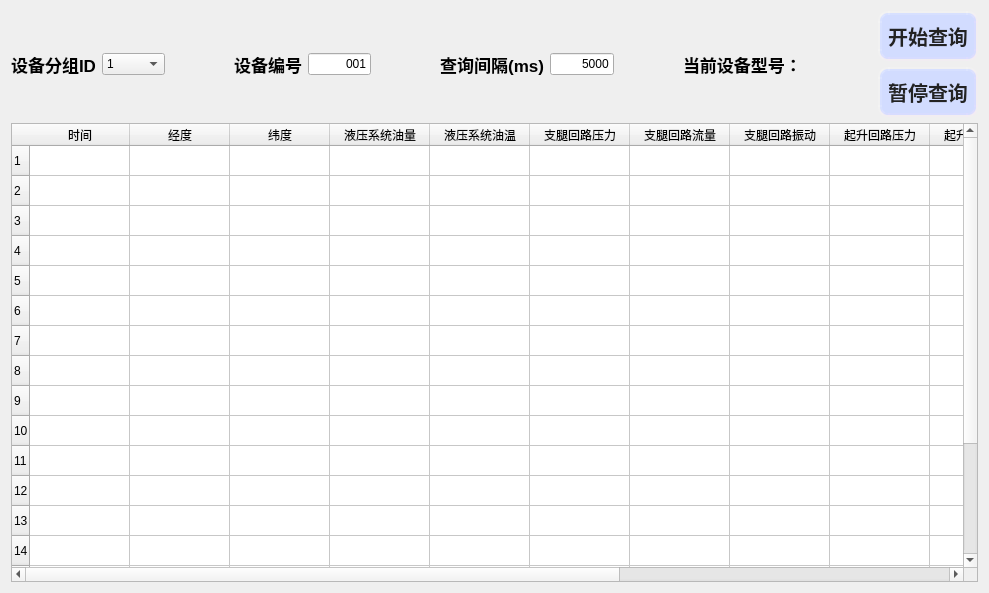
<?xml version="1.0" encoding="UTF-8"?>
<ui version="4.0">
 <class>RealTimeDataWidget</class>
 <widget class="QWidget" name="RealTimeDataWidget">
  <property name="geometry">
   <rect>
    <x>0</x>
    <y>0</y>
    <width>989</width>
    <height>593</height>
   </rect>
  </property>
  <property name="windowTitle">
   <string>实时数据查看</string>
  </property>
  <property name="styleSheet">
   <string notr="true">QPushButton{
/*背景色*/
	background-color: rgb(210, 220, 255);
/*边框样式*/
border-style: outset;
/*边框宽度为4像素*/
border-width: 4px;
/*边框圆角半径*/
border-radius: 10px;
/*边框颜色*/
border-color: rgba(255, 225, 255, 30);
/*字体*/
font: bold 20px;
/*字体颜色*/
color: rgb(35, 35, 35);
/*填衬*/
padding: 6px;
}

QPushButton:disabled{
background-color: rgba(211, 211, 211, 180);
color: rgba(39, 39, 39, 100);
}

/*鼠标悬停在按钮上时*/
QPushButton:hover{
	background-color: rgb(102, 102, 255,200);
border-color: rgba(255, 225, 255, 200);
color:rgba(0, 0, 0, 200);
}

/*按钮被按下时*/
QPushButton:pressed {
background-color: rgba(102, 102, 255, 200);
border-color: rgba(255, 225, 255, 30);
border-style: inset;
color:rgba(0, 0, 0, 100);
}

/*********标签*************/
QLabel{
	font: bold 17px;
}
</string>
  </property>
  <layout class="QGridLayout" name="gridLayout">
   <item row="0" column="0">
    <layout class="QHBoxLayout" name="horizontalLayout" stretch="1,1,1,1,1,1,1,1,1,3,1">
     <item>
      <widget class="QLabel" name="label_gid">
       <property name="text">
        <string>设备分组ID</string>
       </property>
       <property name="alignment">
        <set>Qt::AlignRight|Qt::AlignTrailing|Qt::AlignVCenter</set>
       </property>
       <property name="buddy">
        <cstring>coBox_gid</cstring>
       </property>
      </widget>
     </item>
     <item>
      <widget class="QComboBox" name="coBox_gid">
       <item>
        <property name="text">
         <string>1</string>
        </property>
       </item>
       <item>
        <property name="text">
         <string>2</string>
        </property>
       </item>
      </widget>
     </item>
     <item>
      <spacer name="horizontalSpacer">
       <property name="orientation">
        <enum>Qt::Horizontal</enum>
       </property>
       <property name="sizeHint" stdset="0">
        <size>
         <width>40</width>
         <height>20</height>
        </size>
       </property>
      </spacer>
     </item>
     <item>
      <widget class="QLabel" name="label_id">
       <property name="text">
        <string>设备编号</string>
       </property>
       <property name="alignment">
        <set>Qt::AlignRight|Qt::AlignTrailing|Qt::AlignVCenter</set>
       </property>
       <property name="buddy">
        <cstring>lineE_id</cstring>
       </property>
      </widget>
     </item>
     <item>
      <widget class="QLineEdit" name="lineE_id">
       <property name="text">
        <string>001</string>
       </property>
       <property name="alignment">
        <set>Qt::AlignRight|Qt::AlignTrailing|Qt::AlignVCenter</set>
       </property>
      </widget>
     </item>
     <item>
      <spacer name="horizontalSpacer_3">
       <property name="orientation">
        <enum>Qt::Horizontal</enum>
       </property>
       <property name="sizeHint" stdset="0">
        <size>
         <width>40</width>
         <height>20</height>
        </size>
       </property>
      </spacer>
     </item>
     <item>
      <widget class="QLabel" name="label_interval">
       <property name="text">
        <string>查询间隔(ms)</string>
       </property>
       <property name="alignment">
        <set>Qt::AlignRight|Qt::AlignTrailing|Qt::AlignVCenter</set>
       </property>
       <property name="buddy">
        <cstring>lineE_interval</cstring>
       </property>
      </widget>
     </item>
     <item>
      <widget class="QLineEdit" name="lineE_interval">
       <property name="text">
        <string>5000</string>
       </property>
       <property name="alignment">
        <set>Qt::AlignRight|Qt::AlignTrailing|Qt::AlignVCenter</set>
       </property>
      </widget>
     </item>
     <item>
      <spacer name="horizontalSpacer_2">
       <property name="orientation">
        <enum>Qt::Horizontal</enum>
       </property>
       <property name="sizeHint" stdset="0">
        <size>
         <width>40</width>
         <height>20</height>
        </size>
       </property>
      </spacer>
     </item>
     <item>
      <widget class="QLabel" name="label_type">
       <property name="text">
        <string>当前设备型号：</string>
       </property>
      </widget>
     </item>
     <item>
      <layout class="QVBoxLayout" name="verticalLayout">
       <item>
        <widget class="QPushButton" name="pBtn_startQuery">
         <property name="text">
          <string>开始查询</string>
         </property>
        </widget>
       </item>
       <item>
        <widget class="QPushButton" name="pBtn_stopQuery">
         <property name="text">
          <string>暂停查询</string>
         </property>
        </widget>
       </item>
      </layout>
     </item>
    </layout>
   </item>
   <item row="1" column="0">
    <widget class="QTableWidget" name="tWidget_realtimeData">
     <property name="sizePolicy">
      <sizepolicy hsizetype="Expanding" vsizetype="Expanding">
       <horstretch>0</horstretch>
       <verstretch>0</verstretch>
      </sizepolicy>
     </property>
     <property name="lineWidth">
      <number>1</number>
     </property>
     <property name="midLineWidth">
      <number>0</number>
     </property>
     <property name="verticalScrollBarPolicy">
      <enum>Qt::ScrollBarAsNeeded</enum>
     </property>
     <property name="horizontalScrollBarPolicy">
      <enum>Qt::ScrollBarAsNeeded</enum>
     </property>
     <property name="sizeAdjustPolicy">
      <enum>QAbstractScrollArea::AdjustToContents</enum>
     </property>
     <property name="autoScroll">
      <bool>true</bool>
     </property>
     <property name="showGrid">
      <bool>true</bool>
     </property>
     <attribute name="horizontalHeaderCascadingSectionResizes">
      <bool>false</bool>
     </attribute>
     <row>
      <property name="text">
       <string>1</string>
      </property>
     </row>
     <row>
      <property name="text">
       <string>2</string>
      </property>
     </row>
     <row>
      <property name="text">
       <string>3</string>
      </property>
     </row>
     <row>
      <property name="text">
       <string>4</string>
      </property>
     </row>
     <row>
      <property name="text">
       <string>5</string>
      </property>
     </row>
     <row>
      <property name="text">
       <string>6</string>
      </property>
     </row>
     <row>
      <property name="text">
       <string>7</string>
      </property>
     </row>
     <row>
      <property name="text">
       <string>8</string>
      </property>
     </row>
     <row>
      <property name="text">
       <string>9</string>
      </property>
     </row>
     <row>
      <property name="text">
       <string>10</string>
      </property>
     </row>
     <row>
      <property name="text">
       <string>11</string>
      </property>
     </row>
     <row>
      <property name="text">
       <string>12</string>
      </property>
     </row>
     <row>
      <property name="text">
       <string>13</string>
      </property>
     </row>
     <row>
      <property name="text">
       <string>14</string>
      </property>
     </row>
     <row>
      <property name="text">
       <string>15</string>
      </property>
     </row>
     <row>
      <property name="text">
       <string>16</string>
      </property>
     </row>
     <row>
      <property name="text">
       <string>17</string>
      </property>
     </row>
     <row>
      <property name="text">
       <string>18</string>
      </property>
     </row>
     <row>
      <property name="text">
       <string>20</string>
      </property>
     </row>
     <column>
      <property name="text">
       <string>时间</string>
      </property>
     </column>
     <column>
      <property name="text">
       <string>经度</string>
      </property>
     </column>
     <column>
      <property name="text">
       <string>纬度</string>
      </property>
     </column>
     <column>
      <property name="text">
       <string>液压系统油量</string>
      </property>
     </column>
     <column>
      <property name="text">
       <string>液压系统油温</string>
      </property>
     </column>
     <column>
      <property name="text">
       <string>支腿回路压力</string>
      </property>
     </column>
     <column>
      <property name="text">
       <string>支腿回路流量</string>
      </property>
     </column>
     <column>
      <property name="text">
       <string>支腿回路振动</string>
      </property>
     </column>
     <column>
      <property name="text">
       <string>起升回路压力</string>
      </property>
     </column>
     <column>
      <property name="text">
       <string>起升回路流量</string>
      </property>
     </column>
     <column>
      <property name="text">
       <string>起升回路油温</string>
      </property>
     </column>
     <column>
      <property name="text">
       <string>柴油机压力</string>
      </property>
     </column>
     <column>
      <property name="text">
       <string>柴油机油量</string>
      </property>
     </column>
     <column>
      <property name="text">
       <string>柴油机振动</string>
      </property>
     </column>
    </widget>
   </item>
  </layout>
 </widget>
 <resources/>
 <connections/>
</ui>
